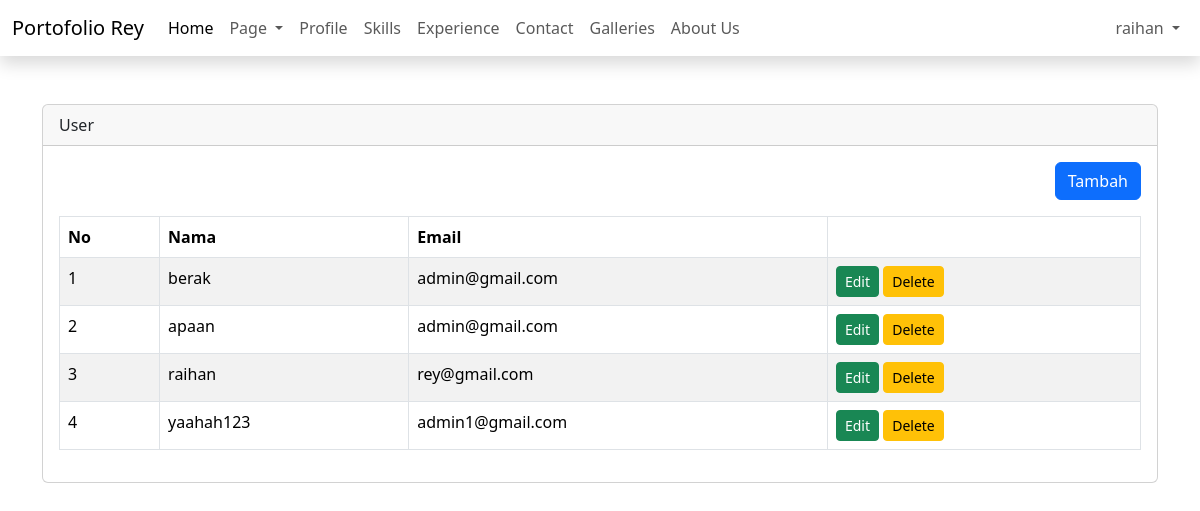
Screenshot of /admin/dashboard.php?page=user (signed in) with the database file from the repository.
### tables this page shows
CREATE TABLE `users` (
  `id` int(11) NOT NULL,
  `id_level` int(11) DEFAULT NULL,
  `name` varchar(50) NOT NULL,
  `email` varchar(50) NOT NULL,
  `password` varchar(100) NOT NULL,
  `created_at` timestamp NOT NULL DEFAULT current_timestamp(),
  `updated_at` timestamp NULL DEFAULT NULL ON UPDATE current_timestamp(),
  `deleted_at` tinyint(4) NOT NULL
);

### admin/content/user.php (the view, shortened to what this page needs)
<?php
$query = mysqli_query($config, "SELECT levels.name_level, users. * FROM users LEFT JOIN levels ON levels.id = users.id_level ORDER BY users.id DESC");
$row = mysqli_fetch_all($query, MYSQLI_ASSOC);
?>
<div class="table-responsive">
    <div align="right" class="mb-3">
        <a href="?page=tambah-user" class="btn btn-primary">Tambah</a>
    </div>
    <table id="table" class="table table-bordered table-striped">
        <thead>
            <tr>
                <th>No</th>
                <th>Nama</th>
                <th>Email</th>
                <th></th>
            </tr>
        </thead>
        <tbody>
            <?php $i = 1;
            foreach ($row as $key => $data): ?>
                <tr>
                    <td><?= $key + 1 ?></td>
                    <td><?= $data['name'] ?></td>
                    <td><?= $data['email'] ?></td>
                    <td>
                        <a href="?page=tambah-user&edit=<?php echo $data['id'] ?>" class="btn btn-success btn-sm">Edit</a>
                        <a onclick="return confirm('Are you sure??')"
                            href="?page=user&delete=<?php echo $data['id'] ?>" class="btn btn-warning btn-sm">Delete</a>
                    </td>
                </tr>
            <?php endforeach ?>
        </tbody>
    </table>
</div>

### admin/dashboard.php (shortened to what this page needs)
<?php
$_name = isset($_SESSION['NAME']) ? $_SESSION['NAME'] : '';
?>
<!DOCTYPE html>
<html lang="en">
<head>
    <link href="https://cdn.jsdelivr.net/npm/bootstrap@5.3.6/dist/css/bootstrap.min.css" rel="stylesheet"
>
    <link href="https://cdn.jsdelivr.net/npm/summernote@0.9.0/dist/summernote-lite.min.css" rel="stylesheet">
    <link rel="stylesheet" href="https://cdn.datatables.net/2.3.1/css/dataTables.dataTables.css" />
</head>
<body>
    <div class="wrapper">
        <?php include 'inc/header.php'; ?>
        <div class="content mt-5">
            <div class="container">
                <div class="row justify-content-center">
                    <div class="col-sm-12">
                        <div class="card">
                            <div class="card-header">
                                <?php echo isset($_GET['page']) ? str_replace("-", " ", ucfirst($_GET['page'])) : 'Home' ?>
                            </div>
                            <div class="card-body">
                                <?php
                                if (isset($_GET['page'])) {
                                    if (file_exists("content/" . $_GET['page'] . ".php")) {
                                        include('content/' . $_GET['page'] . ".php");
                                    } else {
                                        include "content/notfound.php";
                                    }
                                } else {
                                    include 'content/home.php';
                                }
                                ?>
                            </div>
                        </div>
                    </div>
                </div>
            </div>
        </div>
    </div>
</body>
</html>

### admin/inc/header.php (shortened to what this page needs)
<header class="shadow">
    <nav class="navbar navbar-expand-lg bg-body-white">
        <div class="container-fluid">
            <a class="navbar-brand" href="#">Portofolio Rey</a>
            <div class="collapse navbar-collapse" id="navbarSupportedContent">
                <ul class="navbar-nav me-auto mb-2 mb-lg-0">
                    <li class="nav-item">
                        <a class="nav-link active" aria-current="page" href="#">Home</a>
                    </li>
                    <li class="nav-item dropdown">
                        <a class="nav-link dropdown-toggle" href="#" role="button" data-bs-toggle="dropdown" aria-expanded="false">
                            Page
                        </a>
                    </li>
                    <li class="nav-item">
                        <a class="nav-link" href="?page=manage-profile">Profile</a>
                    </li>
                    <li class="nav-item">
                        <a class="nav-link" href="?page=manage-skill">Skills</a>
                    </li>
                    <li class="nav-item">
                        <a class="nav-link" href="?page=manage-experience">Experience</a>
                    </li>
                    <li class="nav-item">
                        <a class="nav-link" href="?page=manage-contact">Contact</a>
                    </li>
                    <li class="nav-item">
                        <a class="nav-link" href="?page=manage-gallery">Galleries</a>
                    </li>
                    <li class="nav-item">
                        <a class="nav-link" href="?page=manage-about">About Us</a>
                    </li>
                </ul>
                <ul class="navbar-nav mr-auto mb-2 mb-lg-0">
                    <li class="nav-item dropdown">
                        <a class="nav-link dropdown-toggle" href="#" role="button" data-bs-toggle="dropdown" aria-expanded="false">
                            <?php echo $_name ?>
                        </a>
                    </li>
                </ul>
            </div>
        </div>
    </nav>
</header>

### rows the page displays
users: name "berak", email "admin@gmail.com"
users: name "apaan", email "admin@gmail.com"
users: name "raihan", email "rey@gmail.com"
users: name "yaahah123", email "admin1@gmail.com"

### other values shown
$_name "raihan"
str_replace("-", " ", ucfirst($_GET['page'])) "User"
